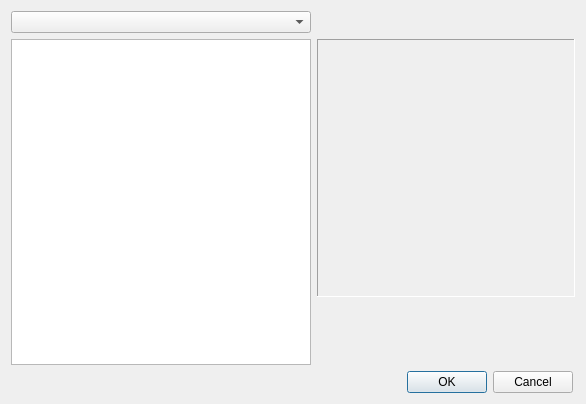
<?xml version="1.0" encoding="UTF-8"?>
<ui version="4.0">
 <class>DialogSavedata</class>
 <widget class="QDialog" name="DialogSavedata">
  <property name="geometry">
   <rect>
    <x>0</x>
    <y>0</y>
    <width>586</width>
    <height>404</height>
   </rect>
  </property>
  <property name="windowTitle">
   <string>Savedata</string>
  </property>
  <layout class="QGridLayout" name="gridLayout_2">
   <item row="0" column="0">
    <layout class="QGridLayout" name="gridLayout">
     <item row="1" column="0">
      <widget class="QListWidget" name="listWidget">
       <property name="minimumSize">
        <size>
         <width>300</width>
         <height>0</height>
        </size>
       </property>
       <property name="editTriggers">
        <set>QAbstractItemView::NoEditTriggers</set>
       </property>
       <property name="selectionBehavior">
        <enum>QAbstractItemView::SelectRows</enum>
       </property>
       <property name="iconSize">
        <size>
         <width>32</width>
         <height>32</height>
        </size>
       </property>
       <property name="uniformItemSizes">
        <bool>true</bool>
       </property>
      </widget>
     </item>
     <item row="0" column="0">
      <widget class="QComboBox" name="comboBox">
       <property name="styleSheet">
        <string notr="true"/>
       </property>
      </widget>
     </item>
     <item row="2" column="1">
      <widget class="QDialogButtonBox" name="buttonBox">
       <property name="maximumSize">
        <size>
         <width>256</width>
         <height>16777215</height>
        </size>
       </property>
       <property name="orientation">
        <enum>Qt::Horizontal</enum>
       </property>
       <property name="standardButtons">
        <set>QDialogButtonBox::Cancel|QDialogButtonBox::Ok</set>
       </property>
      </widget>
     </item>
     <item row="1" column="1">
      <layout class="QVBoxLayout" name="verticalLayout">
       <item>
        <widget class="QFrame" name="frame">
         <property name="sizePolicy">
          <sizepolicy hsizetype="Fixed" vsizetype="Fixed">
           <horstretch>0</horstretch>
           <verstretch>0</verstretch>
          </sizepolicy>
         </property>
         <property name="minimumSize">
          <size>
           <width>258</width>
           <height>258</height>
          </size>
         </property>
         <property name="maximumSize">
          <size>
           <width>258</width>
           <height>258</height>
          </size>
         </property>
         <property name="frameShape">
          <enum>QFrame::Panel</enum>
         </property>
         <property name="frameShadow">
          <enum>QFrame::Sunken</enum>
         </property>
         <layout class="QGridLayout" name="gridLayout_3">
          <property name="leftMargin">
           <number>0</number>
          </property>
          <property name="topMargin">
           <number>0</number>
          </property>
          <property name="rightMargin">
           <number>0</number>
          </property>
          <property name="bottomMargin">
           <number>0</number>
          </property>
          <property name="spacing">
           <number>0</number>
          </property>
          <item row="0" column="0">
           <widget class="ImageWidget" name="imageWidget">
            <property name="frameShape">
             <enum>QFrame::NoFrame</enum>
            </property>
            <property name="lineWidth">
             <number>0</number>
            </property>
           </widget>
          </item>
         </layout>
        </widget>
       </item>
       <item>
        <spacer name="verticalSpacer">
         <property name="orientation">
          <enum>Qt::Vertical</enum>
         </property>
         <property name="sizeHint" stdset="0">
          <size>
           <width>20</width>
           <height>40</height>
          </size>
         </property>
        </spacer>
       </item>
      </layout>
     </item>
    </layout>
   </item>
  </layout>
 </widget>
 <customwidgets>
  <customwidget>
   <class>ImageWidget</class>
   <extends>QFrame</extends>
   <header>ImageWidget.h</header>
   <container>1</container>
  </customwidget>
 </customwidgets>
 <resources/>
 <connections>
  <connection>
   <sender>buttonBox</sender>
   <signal>accepted()</signal>
   <receiver>DialogSavedata</receiver>
   <slot>accept()</slot>
   <hints>
    <hint type="sourcelabel">
     <x>248</x>
     <y>254</y>
    </hint>
    <hint type="destinationlabel">
     <x>157</x>
     <y>274</y>
    </hint>
   </hints>
  </connection>
  <connection>
   <sender>buttonBox</sender>
   <signal>rejected()</signal>
   <receiver>DialogSavedata</receiver>
   <slot>reject()</slot>
   <hints>
    <hint type="sourcelabel">
     <x>316</x>
     <y>260</y>
    </hint>
    <hint type="destinationlabel">
     <x>286</x>
     <y>274</y>
    </hint>
   </hints>
  </connection>
 </connections>
</ui>
